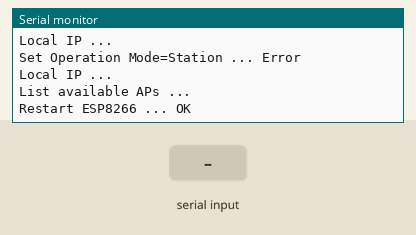
Recording of a sketch running on a simulated ESP8266 (NodeMCU). Shown: the last lines printed to the serial monitor. Inputs (shaded band) come from the test bench. The modem accepts every AT command (registered, SIM ready, sends succeed) and sends nothing else.

Above: at 15.7 s.
15.8 s: "1" received over the second serial link
At 16.9 s:
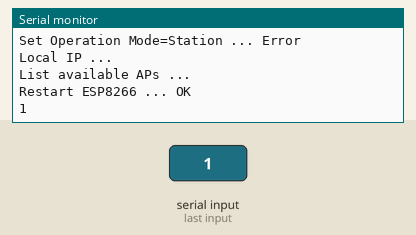
17.3 s: "0" received over the second serial link
At 18.0 s:
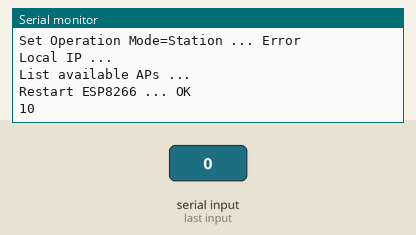

The sketch:

itead1.ino
```cpp
#include "ESP8266.h"
#include <SoftwareSerial.h>

SoftwareSerial sSerial(12, 13);  //(RX:D10, TX:D11)
ESP8266 wifi(sSerial);  //建立名為 wifi 的 ESP8266 物件

void setup() {
  Serial.begin(115200);  //啟始硬體序列埠 (debug 用)
  Serial.println("*** WeeESP8266 WiFi Library Function Test ***");

  if (wifi.kick()) {
    Serial.println("Reset ESP8266 ... OK");
  }  //重啟 ESP8266
  else {
    Serial.println("Reset ESP8266 ... Error");
  }
  Serial.println("Firmware Version ... " + wifi.getVersion()); //傳回 AT 韌體版本
  Serial.println("Local IP ... " + wifi.getLocalIP()); //傳回本地 IP

  //測試工作模式
  if (wifi.setOprToSoftAP()) {
    Serial.println("Set Operation Mode=AP ... OK");
    }
  else {
    Serial.println("Set Operation Mode=AP ... Error");
    }  //設為 AP 模式 (2)

  delay(3000);

  Serial.println("Local IP ... " + wifi.getLocalIP()); //傳回本地 IP

  if (wifi.setOprToStationSoftAP()) {
    Serial.println("Set Operation Mode=Station+AP ... OK");
    }
  else {
    Serial.println("Set Operation Mode=Station+AP ... Error");
    }  //設為 STA+AP 模式 (3)

  delay(5000); //等待 DHCP 指派 IP

  Serial.println("Local IP ... " + wifi.getLocalIP()); //傳回本地 IP
  if (wifi.setOprToStation()) {
    Serial.println("Set Operation Mode=Station ... OK");
    }
  else {
    Serial.println("Set Operation Mode=Station ... Error");
    }  //設為 STA 模式 (1)

  delay(3000); //等待 DHCP 指派 IP

  Serial.println("Local IP ... " + wifi.getLocalIP()); //傳回本地 IP
  Serial.print("List available APs ... ");
  Serial.println(wifi.getAPList().c_str()); //傳回附近可用的 AP
  if (wifi.restart()) {
    Serial.println("Restart ESP8266 ... OK");
    }  //重啟 ESP8266
  else {
    Serial.println("Restart ESP8266 ... Error");
    }
  }

void loop() {
  if (sSerial.available()) {   //若軟體序列埠 Rx 收到資料 (來自 ESP8266)
    Serial.write(sSerial.read());  //讀取後寫入硬體序列埠 Tx (PC)
    }
  if (Serial.available()) {  //若硬體序列埠 Rx 收到資料 (來自 PC)
    sSerial.write(Serial.read());  //讀取後寫入軟體序列埠 Tx (ESP8266)
    }
  }
```

Measured:
- after the input at 15.8 s, the serial monitor: prints a new line at once (image 1)
- after the input at 17.3 s, the serial monitor: prints a new line at once (image 2)
